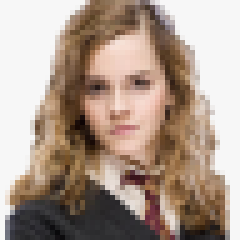
#> input picture Hermione_Granger.png, 48 x 48 px, found by its file name (shown 5 times larger)
$ jupyter execute --allow-errors FaceDetection.ipynb
#> lines starting #> are read from the running program, lines starting #| are printed output that depends on the picture
[cell 1]
import matplotlib.pyplot as plt
import numpy as np
import pandas as pd
from PIL import Image

#> (the rest of this cell did not finish here and is left out)

[cell 2]
import cv2 as cv

#Let's look at a sample image to see how it looks like
#> (the rest of this cell did not finish here and is left out)

[cell 3]
#We create a Sequential model for the input shape of (48, 48)
from tensorflow import keras
from keras.models import Sequential
from keras.layers import Conv2D
from keras.layers import MaxPooling2D
from keras.layers import Dense
from keras.layers import Flatten
from sklearn.metrics import mean_absolute_error

#> (the rest of this cell did not finish here and is left out)

[cell 4]
img = cv.imread('C:/Users/Advait C/Desktop/Coding/FaceDetector/Hermione_Granger.png', 0)
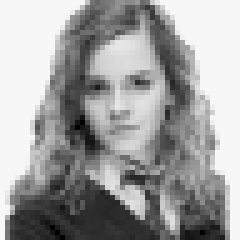
#> img: shape (48, 48) (shown 5 times larger); min 0, max 247, mean 159.1
imgs = cv.cvtColor(img, cv.COLOR_BGR2RGB)
plt.imshow(imgs)
plt.show()

img = cv.resize(img, (48, 48), interpolation=cv.INTER_AREA)
img = img.reshape(1, img.shape[0], img.shape[1], 1)

#> (the rest of this cell did not finish here and is left out)
